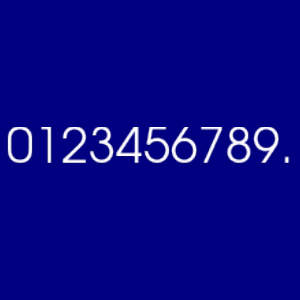

Generate this figure with Python:
#!/usr/bin/env python

# Test vtkTextActor3D rendering with depth peeling.

import vtkmodules.vtkInteractionStyle  # noqa: F401
import vtkmodules.vtkRenderingFreeType  # noqa: F401
import vtkmodules.vtkRenderingOpenGL2  # noqa: F401

from vtkmodules.vtkRenderingCore import (
    vtkRenderWindow,
    vtkRenderWindowInteractor,
    vtkRenderer,
)
from vtkmodules.vtkRenderingCore import vtkTextActor3D

# Text actor
text_actor = vtkTextActor3D()
text_actor.SetInput("0123456789.")
text_actor.SetPosition(3, 4, 5)
text_actor.GetTextProperty().SetJustificationToCentered()
text_actor.GetTextProperty().SetVerticalJustificationToCentered()
text_actor.GetTextProperty().SetFontFamilyToArial()
text_actor.GetTextProperty().SetFontSize(36)

# Renderer with depth peeling
renderer = vtkRenderer()
renderer.SetBackground(0.0, 0.0, 0.5)
renderer.SetUseDepthPeeling(1)
renderer.SetMaximumNumberOfPeels(200)
renderer.SetOcclusionRatio(0.1)
renderer.AddActor(text_actor)

# Window
render_window = vtkRenderWindow()
render_window.AddRenderer(renderer)
render_window.SetWindowName("text actor3d depth peeling")
render_window.SetMultiSamples(1)
render_window.SetAlphaBitPlanes(1)
render_window.SetSize(300, 300)

# Interactor
interactor = vtkRenderWindowInteractor()
interactor.SetRenderWindow(render_window)

render_window.Render()
renderer.ResetCamera()
render_window.Render()
interactor.Initialize()
interactor.Start()
